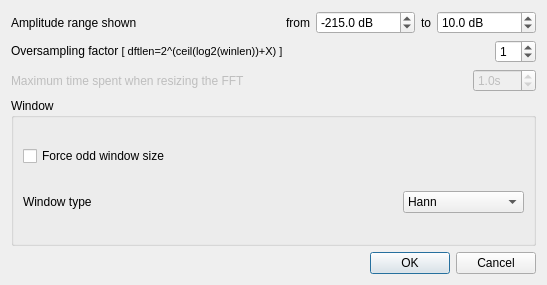
<?xml version="1.0" encoding="UTF-8"?>
<ui version="4.0">
 <class>GVAmplitudeSpectrumWDialogSettings</class>
 <widget class="QDialog" name="GVAmplitudeSpectrumWDialogSettings">
  <property name="geometry">
   <rect>
    <x>0</x>
    <y>0</y>
    <width>547</width>
    <height>285</height>
   </rect>
  </property>
  <property name="windowTitle">
   <string>Dialog</string>
  </property>
  <layout class="QVBoxLayout" name="verticalLayout_2">
   <item>
    <layout class="QHBoxLayout" name="horizontalLayout_5">
     <item>
      <widget class="QLabel" name="label_4">
       <property name="sizePolicy">
        <sizepolicy hsizetype="MinimumExpanding" vsizetype="Preferred">
         <horstretch>0</horstretch>
         <verstretch>0</verstretch>
        </sizepolicy>
       </property>
       <property name="text">
        <string>Amplitude range shown</string>
       </property>
      </widget>
     </item>
     <item>
      <widget class="QLabel" name="label_6">
       <property name="text">
        <string>from</string>
       </property>
       <property name="alignment">
        <set>Qt::AlignRight|Qt::AlignTrailing|Qt::AlignVCenter</set>
       </property>
      </widget>
     </item>
     <item>
      <widget class="QDoubleSpinBox" name="sbSpectrumAmplitudeRangeMin">
       <property name="suffix">
        <string> dB</string>
       </property>
       <property name="decimals">
        <number>1</number>
       </property>
       <property name="minimum">
        <double>-1000000.000000000000000</double>
       </property>
       <property name="maximum">
        <double>1000000.000000000000000</double>
       </property>
       <property name="singleStep">
        <double>10.000000000000000</double>
       </property>
       <property name="value">
        <double>-215.000000000000000</double>
       </property>
      </widget>
     </item>
     <item>
      <widget class="QLabel" name="label_5">
       <property name="text">
        <string>to</string>
       </property>
      </widget>
     </item>
     <item>
      <widget class="QDoubleSpinBox" name="sbSpectrumAmplitudeRangeMax">
       <property name="suffix">
        <string> dB</string>
       </property>
       <property name="decimals">
        <number>1</number>
       </property>
       <property name="minimum">
        <double>-1000000.000000000000000</double>
       </property>
       <property name="maximum">
        <double>1000000.000000000000000</double>
       </property>
       <property name="singleStep">
        <double>10.000000000000000</double>
       </property>
       <property name="value">
        <double>10.000000000000000</double>
       </property>
      </widget>
     </item>
    </layout>
   </item>
   <item>
    <layout class="QHBoxLayout" name="horizontalLayout_2">
     <item>
      <widget class="QLabel" name="label">
       <property name="sizePolicy">
        <sizepolicy hsizetype="MinimumExpanding" vsizetype="Preferred">
         <horstretch>0</horstretch>
         <verstretch>0</verstretch>
        </sizepolicy>
       </property>
       <property name="text">
        <string>&lt;html&gt;&lt;head/&gt;&lt;body&gt;&lt;p&gt;Oversampling factor &lt;span style=&quot; font-size:8pt;&quot;&gt;[ dftlen=2^(ceil(log2(winlen))+X) ]&lt;/span&gt;&lt;/p&gt;&lt;/body&gt;&lt;/html&gt;</string>
       </property>
      </widget>
     </item>
     <item>
      <widget class="QSpinBox" name="sbSpectrumOversamplingFactor">
       <property name="value">
        <number>1</number>
       </property>
      </widget>
     </item>
    </layout>
   </item>
   <item>
    <layout class="QHBoxLayout" name="horizontalLayout_4">
     <item>
      <widget class="QLabel" name="lblFFTW3ResizingMaxTimeSpent">
       <property name="enabled">
        <bool>false</bool>
       </property>
       <property name="sizePolicy">
        <sizepolicy hsizetype="MinimumExpanding" vsizetype="Preferred">
         <horstretch>0</horstretch>
         <verstretch>0</verstretch>
        </sizepolicy>
       </property>
       <property name="text">
        <string>Maximum time spent when resizing the FFT</string>
       </property>
      </widget>
     </item>
     <item>
      <widget class="QDoubleSpinBox" name="sbFFTW3ResizingMaxTimeSpent">
       <property name="enabled">
        <bool>false</bool>
       </property>
       <property name="suffix">
        <string>s</string>
       </property>
       <property name="decimals">
        <number>1</number>
       </property>
       <property name="singleStep">
        <double>0.100000000000000</double>
       </property>
       <property name="value">
        <double>1.000000000000000</double>
       </property>
      </widget>
     </item>
    </layout>
   </item>
   <item>
    <widget class="QGroupBox" name="groupBox">
     <property name="title">
      <string>Window</string>
     </property>
     <layout class="QVBoxLayout" name="verticalLayout">
      <item>
       <widget class="QCheckBox" name="cbWindowSizeForcedOdd">
        <property name="text">
         <string>Force odd window size</string>
        </property>
       </widget>
      </item>
      <item>
       <layout class="QHBoxLayout" name="horizontalLayout_3">
        <item>
         <widget class="QLabel" name="label_2">
          <property name="sizePolicy">
           <sizepolicy hsizetype="MinimumExpanding" vsizetype="Preferred">
            <horstretch>0</horstretch>
            <verstretch>0</verstretch>
           </sizepolicy>
          </property>
          <property name="text">
           <string>Window type</string>
          </property>
         </widget>
        </item>
        <item>
         <widget class="QComboBox" name="cbSpectrumWindowType">
          <item>
           <property name="text">
            <string>Hann</string>
           </property>
          </item>
          <item>
           <property name="text">
            <string>Hamming</string>
           </property>
          </item>
          <item>
           <property name="text">
            <string>Blackman</string>
           </property>
          </item>
          <item>
           <property name="text">
            <string>Nutall</string>
           </property>
          </item>
          <item>
           <property name="text">
            <string>Blackman-Nutall</string>
           </property>
          </item>
          <item>
           <property name="text">
            <string>Blackman-Harris</string>
           </property>
          </item>
          <item>
           <property name="text">
            <string>Flat top</string>
           </property>
          </item>
          <item>
           <property name="text">
            <string>Rectangular</string>
           </property>
          </item>
         </widget>
        </item>
       </layout>
      </item>
     </layout>
    </widget>
   </item>
   <item>
    <layout class="QHBoxLayout" name="horizontalLayout">
     <item>
      <spacer name="horizontalSpacer">
       <property name="orientation">
        <enum>Qt::Horizontal</enum>
       </property>
       <property name="sizeHint" stdset="0">
        <size>
         <width>40</width>
         <height>20</height>
        </size>
       </property>
      </spacer>
     </item>
     <item>
      <widget class="QDialogButtonBox" name="buttonBox">
       <property name="orientation">
        <enum>Qt::Horizontal</enum>
       </property>
       <property name="standardButtons">
        <set>QDialogButtonBox::Cancel|QDialogButtonBox::Ok</set>
       </property>
      </widget>
     </item>
    </layout>
   </item>
  </layout>
 </widget>
 <resources/>
 <connections>
  <connection>
   <sender>buttonBox</sender>
   <signal>accepted()</signal>
   <receiver>GVAmplitudeSpectrumWDialogSettings</receiver>
   <slot>accept()</slot>
   <hints>
    <hint type="sourcelabel">
     <x>248</x>
     <y>254</y>
    </hint>
    <hint type="destinationlabel">
     <x>157</x>
     <y>274</y>
    </hint>
   </hints>
  </connection>
  <connection>
   <sender>buttonBox</sender>
   <signal>rejected()</signal>
   <receiver>GVAmplitudeSpectrumWDialogSettings</receiver>
   <slot>reject()</slot>
   <hints>
    <hint type="sourcelabel">
     <x>316</x>
     <y>260</y>
    </hint>
    <hint type="destinationlabel">
     <x>286</x>
     <y>274</y>
    </hint>
   </hints>
  </connection>
 </connections>
</ui>
